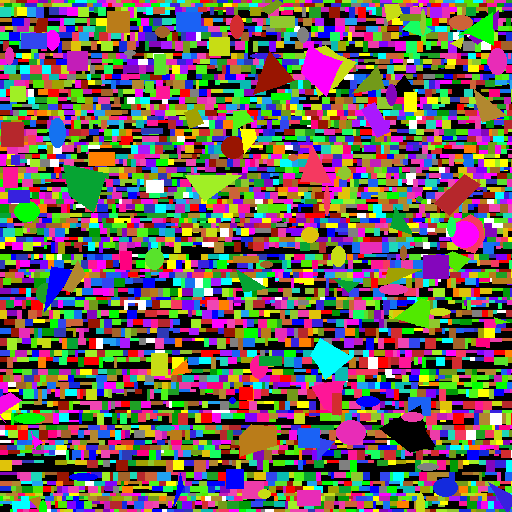
#> input picture colorful_noise_texture.png, 512 x 512 px
$ python -i image_utils.py   (imports and definitions only)
#> lines starting #> are read from the running program, lines starting #| are printed output that depends on the picture; after the words box and inside, x2 and y2 are one past the last pixel; in counts of white or black regions, pixels touching at a corner belong together
import os
import cv2
import numpy as np
import imageio.v2 as imageio

def gamma_to_linear(gamma_value):
    """将伽马空间的值转换到线性空间"""
    return np.power(gamma_value, 2.2)

def linear_to_gamma(linear_value):
    """将线性空间的值转换到伽马空间"""
    return np.power(linear_value, 1 / 2.2)

# [78 lines left out: functions load_image, save_image, check_brightness, should_include, hsv_to_bgr, not called in this run]

def process_brightness_curve(img, threshold=0.92):
    """
    对图像中超出阈值的像素进行曲线映射处理
    公式：(1-(x-阈值))*x，其中x为像素归一化亮度值

    参数:
    img: 输入图像，BGR或BGRA格式
    threshold: 亮度阈值，默认0.92

    返回:
    处理后的图像，与输入图像格式相同
    """
    if img is None:
        return None

    # 保存原始图像格式信息
    has_alpha = img.shape[2] == 4 if len(img.shape) == 3 else False
    original_dtype = img.dtype

    # 转换为BGR格式（无Alpha通道）
    if len(img.shape) == 3 and img.shape[2] == 4:
        # 保存Alpha通道
        alpha_channel = img[:, :, 3].copy()
        img_bgr = img[:, :, :3].copy()
    elif len(img.shape) == 2:
        img_bgr = cv2.cvtColor(img, cv2.COLOR_GRAY2BGR)
    else:
        img_bgr = img.copy()

    # 转换为线性空间进行处理
    linear_img = gamma_to_linear(img_bgr / 255.0)

    # BGR转RGB再转HSV
    rgb_linear = linear_img[:, :, [2, 1, 0]]
    hsv = cv2.cvtColor((rgb_linear * 255).astype(np.uint8), cv2.COLOR_RGB2HSV)

    # 获取并归一化明度通道
    v = hsv[:, :, 2] / 255.0

    # 找到超出阈值的像素
    over_threshold = v > threshold

    if np.any(over_threshold):
        # 对超出阈值的像素应用曲线映射公式：(1-(x-阈值))*x
        v_over = v[over_threshold]
        v_over = (1 - (v_over - threshold)) * v_over
        # np.clip(v_channel[current_mask], clamp_min, clamp_max)
        # v_over = np.clip(v_over, 0, 0.8)
        v[over_threshold] = v_over

        # 更新HSV图像中的V通道
        hsv[:, :, 2] = (v * 255).astype(np.uint8)

        # 转换回BGR格式
        rgb_image = cv2.cvtColor(hsv, cv2.COLOR_HSV2RGB)
        processed_bgr = rgb_image[:, :, [2, 1, 0]]

        # 转换回伽马空间
        processed_bgr = (linear_to_gamma(processed_bgr / 255.0) * 255).astype(np.uint8)

        # 重建原始格式
        if has_alpha:
            processed = np.zeros((img_bgr.shape[0], img_bgr.shape[1], 4), dtype=np.uint8)
            processed[:, :, :3] = processed_bgr
            processed[:, :, 3] = alpha_channel
        else:
            processed = processed_bgr

        return processed
    else:
        # 没有超出阈值的像素，直接返回原图
        return img

>>> import cv2
>>> picture = cv2.cvtColor(cv2.imread('../colorful_noise_texture.png'), cv2.COLOR_BGR2RGB)
>>> result = process_brightness_curve(picture)
#> in gamma_to_linear, `return np.power(gamma_value, 2.2)`:
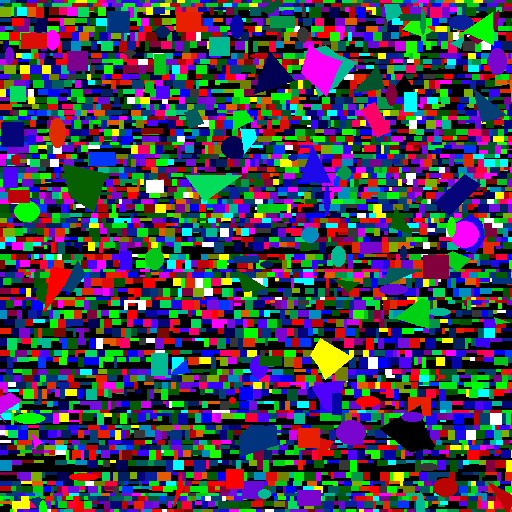
#> returned value: shape (512, 512, 3) float64; mean of channels 0, 1, 2 0.322, 0.26, 0.267; drawn as B, G, R
#> in process_brightness_curve, `rgb_linear = linear_img[:, :, [2, 1, 0]]`:
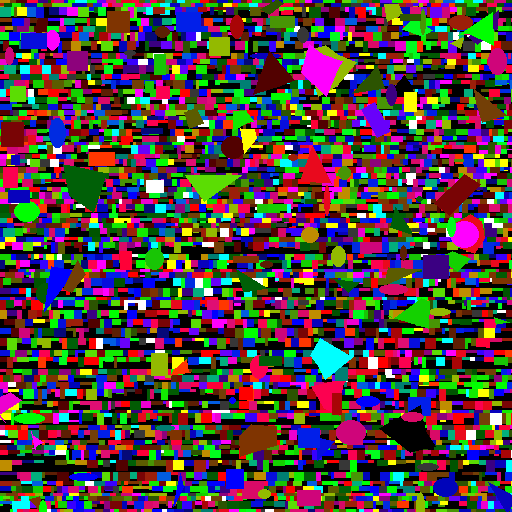
#> rgb_linear: shape (512, 512, 3) float64; mean B, G, R 0.267, 0.26, 0.322
#> in process_brightness_curve, `hsv = cv2.cvtColor((rgb_linear * 255).astype(np.uint8), cv2.COLOR_RGB2..`: hsv: shape (512, 512, 3); mean H, S, V 70.3, 198.5, 152
#> in process_brightness_curve, `v = hsv[:, :, 2] / 255.0`:
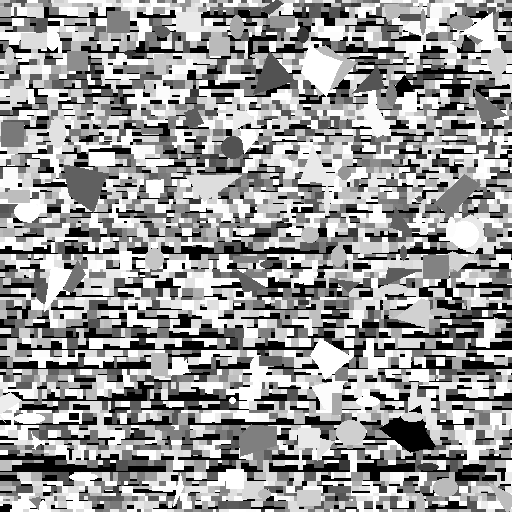
#> v: shape (512, 512) float64; min 0, max 1, mean 0.596
#> in process_brightness_curve, `over_threshold = v > threshold`:
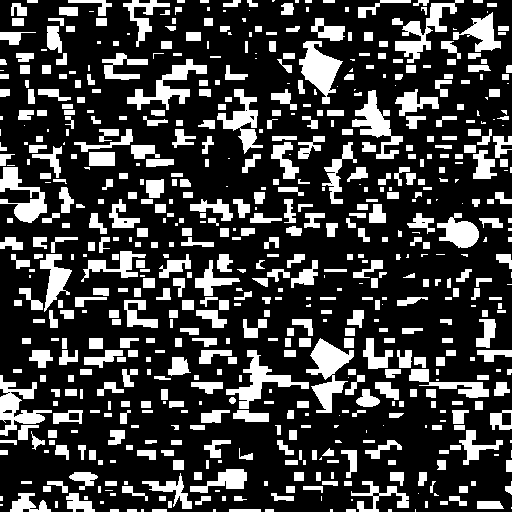
#> over_threshold: shape (512, 512) bool; 25% white; 648 white regions (140 under 20 px), largest, box (x1, y1, x2, y2) and area: (306, 338, 354, 413) 1577, (299, 41, 343, 104) 1340, (226, 350, 309, 409) 1263
#> in process_brightness_curve, `v[over_threshold] = v_over`:
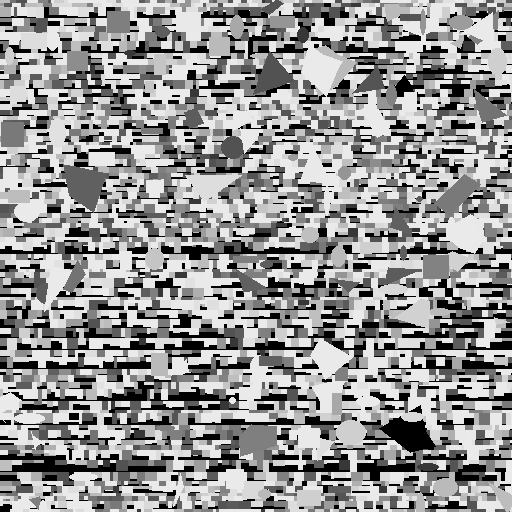
#> v: shape (512, 512) float64; min 0, max 0.921, mean 0.579
#> in process_brightness_curve, `hsv[:, :, 2] = (v * 255).astype(np.uint8)`: hsv: shape (512, 512, 3); mean H, S, V 70.3, 198.5, 147.5
#> in process_brightness_curve, `rgb_image = cv2.cvtColor(hsv, cv2.COLOR_HSV2RGB)`:
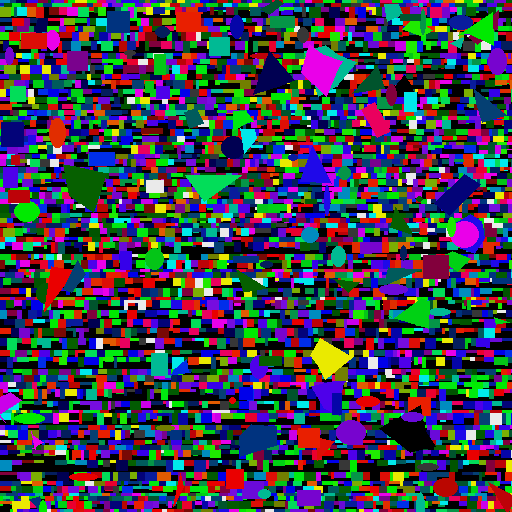
#> rgb_image: shape (512, 512, 3); mean R, G, B 65.4, 63.9, 79.1
#> in linear_to_gamma, `return np.power(linear_value, 1 / 2.2)`:
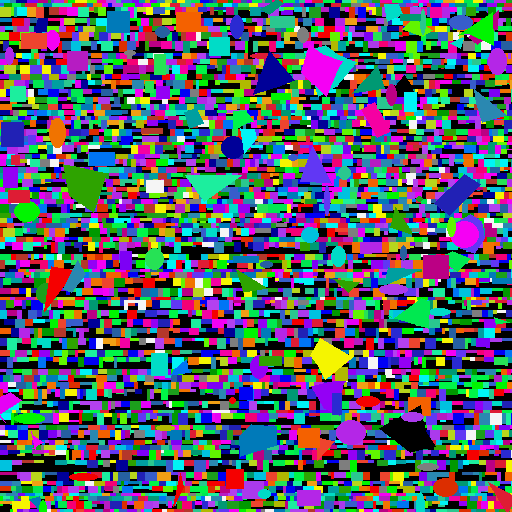
#> returned value: shape (512, 512, 3) float64; mean of channels 0, 1, 2 0.419, 0.365, 0.344; drawn as B, G, R
